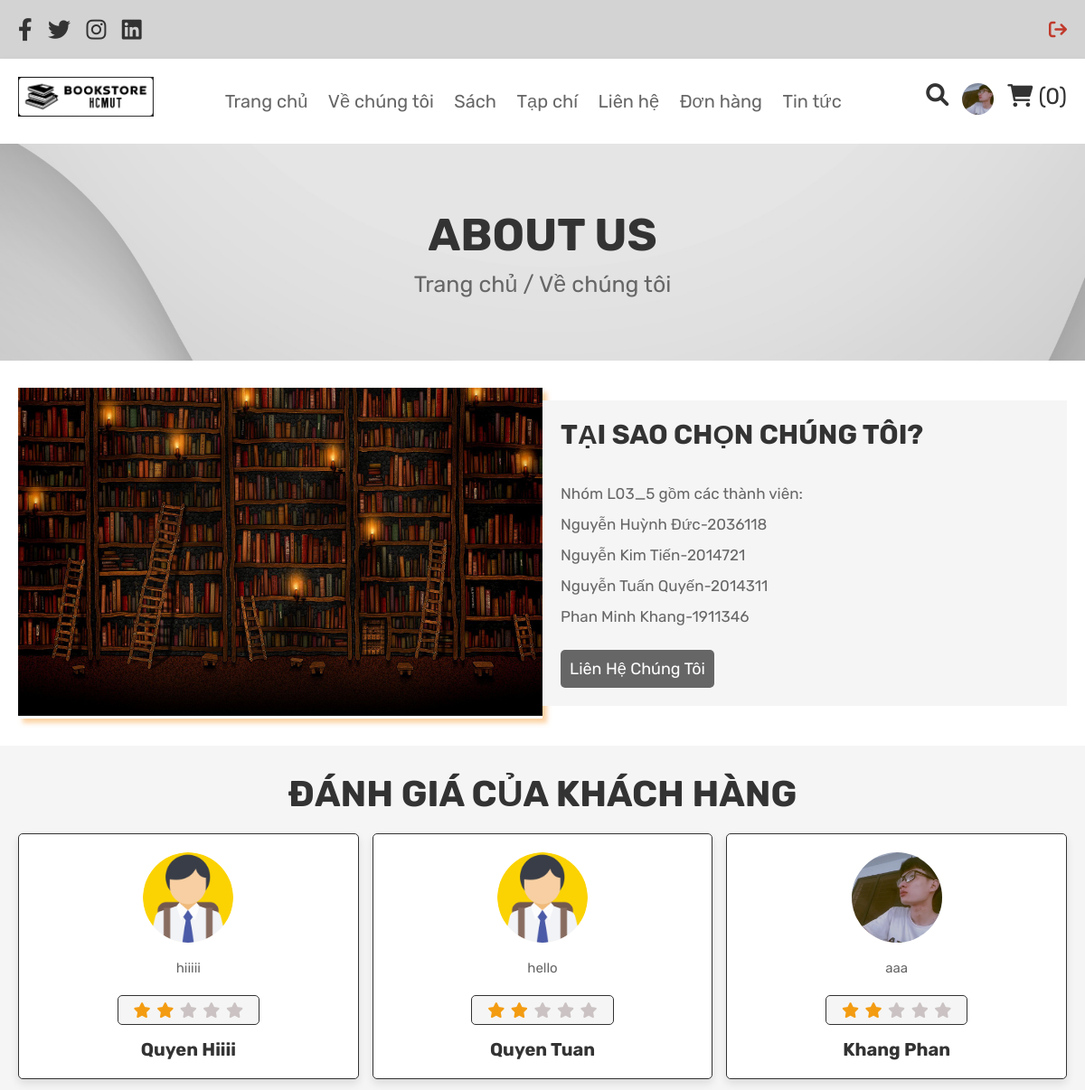
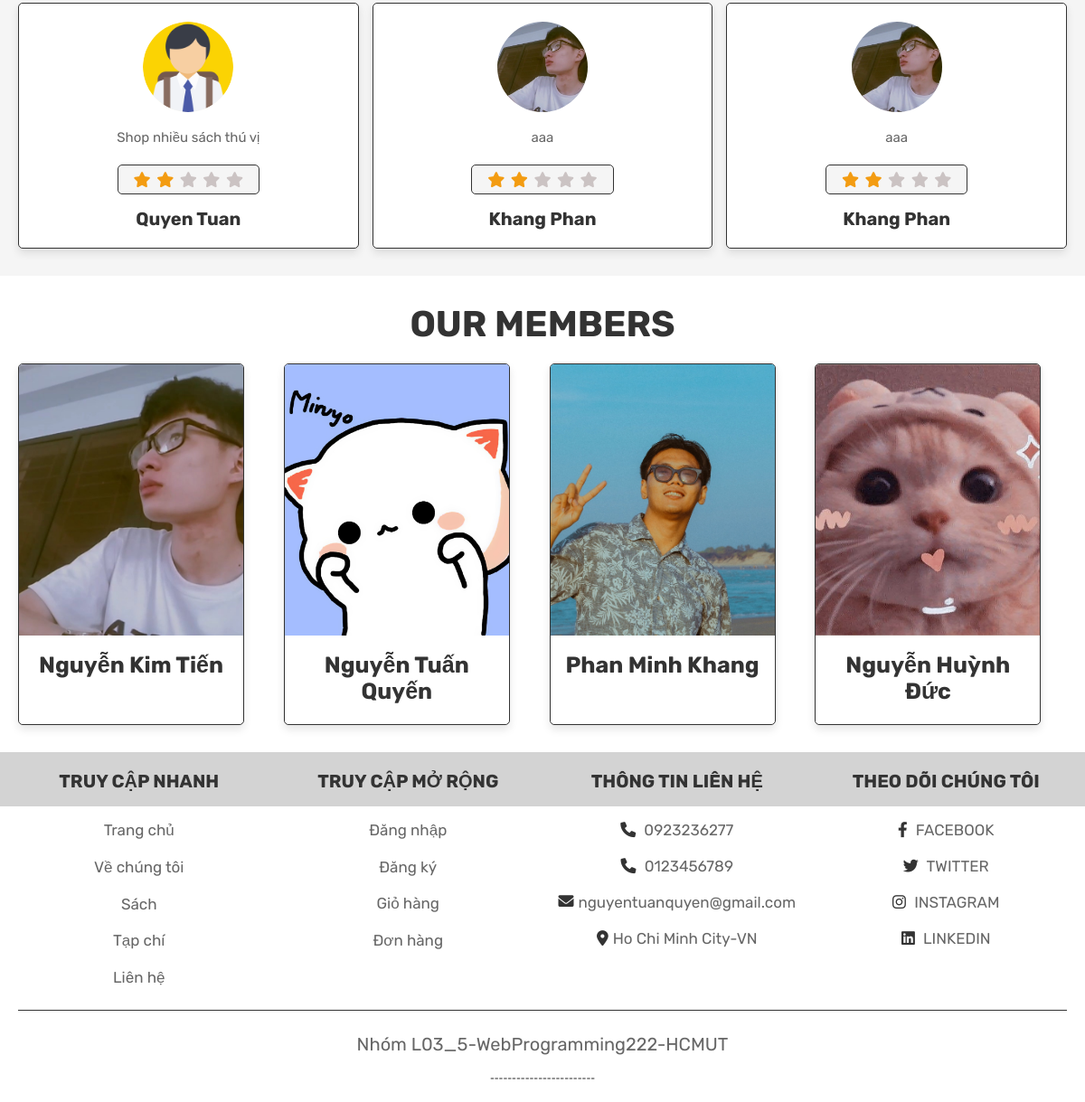
The app's page /about.php (signed in) with its own data (2 pictures, top to bottom).
### tables this page shows
CREATE TABLE `account` (
  `Account_ID` int(11) NOT NULL,
  `FName` varchar(255) NOT NULL,
  `LName` varchar(255) NOT NULL,
  `TelephoneNum` varchar(15) DEFAULT NULL,
  `Start_date` datetime DEFAULT current_timestamp(),
  `Address` varchar(255) DEFAULT NULL,
  `Email` varchar(255) NOT NULL,
  `Password` varchar(255) NOT NULL,
  `ROLE_NO` int(11) NOT NULL,
  `Deleted` int(11) DEFAULT 0,
  `Image` varchar(500) DEFAULT NULL
);

CREATE TABLE `review` (
  `Created_date` datetime NOT NULL DEFAULT current_timestamp(),
  `ACCID` int(11) NOT NULL,
  `Product_ID` int(11) NOT NULL,
  `Content` varchar(255) DEFAULT NULL,
  `Rating` int(11) NOT NULL,
  `ID` int(11) NOT NULL
);

CREATE TABLE `company` (
  `id` int(11) NOT NULL,
  `name` varchar(50) DEFAULT NULL,
  `img` varchar(255) DEFAULT NULL,
  `contact` varchar(255) DEFAULT NULL
);

### config.php (called while the page is built, shortened)
<?php
$image_foldr = 'uploaded_img/';
$default_img = '201818.png';
?>

### about.php (the view, shortened to what this page needs)
<?php
include 'config.php';
$user_id = $_SESSION['user_id'];
?>
<!DOCTYPE html>
<html lang="en">
<head>
   <link rel="stylesheet" href="https://cdnjs.cloudflare.com/ajax/libs/font-awesome/6.0.0/css/all.min.css">
   <link rel="stylesheet" href="css/style.css">
</head>
<body>
<?php include 'header.php'; ?>
<div class="heading">
   <h3>about us</h3>
   <p> <a href="home.php">Trang chủ</a> / Về chúng tôi </p>
</div>
<section class="about">
   <div class="flex">
      <div style="box-shadow: 5px 5px 5px rgba(251, 200, 142, 0.8);"class="image">
         <img src="images/about2.jpg" alt="">
      </div>
      <div class="content">
         <h3>Tại sao chọn chúng tôi?</h3>
         <p></p>
         <p>Nhóm L03_5 gồm các thành viên:<br/> Nguyễn Huỳnh Đức-2036118<br/>	Nguyễn Kim Tiến-2014721<br/>	Nguyễn Tuấn Quyến-2014311<br/>Phan Minh Khang-1911346</p>
         <a href="contact.php" class="btn">Liên hệ chúng tôi</a>
      </div>
   </div>
</section>
<section class="reviews">
   <h1 class="title">Đánh giá của khách hàng</h1>
   <div class="box-container">
   <?php
$get_comment=mysqli_query($conn,"SELECT * FROM `review` ORDER BY Created_date DESC LIMIT 6");
if(mysqli_num_rows($get_comment)>0) {
   while($fetch_comment=mysqli_fetch_assoc($get_comment)) {
      $ACCID=$fetch_comment['ACCID'];
      $fetch_account=mysqli_query($conn,"SELECT* FROM `account` WHERE Account_ID='$ACCID'") or die ('query failed');
      $fetch_account=mysqli_fetch_array($fetch_account);
?>
      <div class="box">
         <?php
            if(array_key_exists('Image',$fetch_account) && $fetch_account['Image']){echo '<img src="'.$image_foldr.$fetch_account['Image'].'" alt="">';}
            else{echo '<img src="'.$image_foldr.$default_img.'" alt="avatar picture">';}
         ?>
         <p><?php echo $fetch_comment['Content']; ?></p>
         <div class="stars">
            <?php $star=$fetch_comment['Rating'];
            while($star>0){
               echo"
            <i class='fas fa-star'></i>";
             $star--; ?>
            <?php }
            $non=5-$fetch_comment['Rating'];
            while($non>0){
            echo'
            <i style="color: rgb(203, 195, 195);"class="fas fa-star"></i>';
            $non--;
            }
            ?>
         </div>
         <h3><?php echo $fetch_account['FName']." ".$fetch_account['LName']; ?></h3>
      </div>
      <?php
   }
}
?>
   </div>
</section>
<section class="authors">
   <?php
   $get_member = mysqli_query($conn,"SELECT * FROM `company`");
   ?>
   <h1 class="title">Our Members</h1>
   <div class="box-container">
      <?php
      if(mysqli_num_rows($get_member)>0) {
      while($fetch_member=mysqli_fetch_assoc($get_member)) {
         $ACCID=$fetch_member['id'];
         $fetch_member=mysqli_query($conn,"SELECT* FROM `company` WHERE id ='$ACCID'") or die ('query failed');
         $fetch_member=mysqli_fetch_array($fetch_member);
         ?>
      <div class="box">
         <img src="uploaded_img/<?php echo $fetch_member['img']; ?>" alt="">
         <h3><?php echo $fetch_member['name'];?></h3>
      </div>
      <?php }?>
   </div>
   <?php }?>
</section>
<?php include 'footer.php'; ?>
</body>
</html>

### header.php (shortened to what this page needs)
<header class="header">
   <div class="header-1">
      <div class="flex">
         <div class="share">
            <a href="#" class="fab fa-facebook-f"></a>
            <a href="#" class="fab fa-twitter"></a>
            <a href="#" class="fab fa-instagram"></a>
            <a href="#" class="fab fa-linkedin"></a>
         </div>
         <p><a href="logout.php"><i class="fa-solid fa-arrow-right-from-bracket"></i></a></p>
      </div>
   </div>
   <div class="header-2">
      <div class="flex">
         <a href="home.php" class="logo"><img src='./images/lg.png' style='width:150px'></img></a>
         <nav class="navbar" >
            <a href="home.php">Trang chủ</a>
            <a href="about.php">Về chúng tôi</a>
            <a href="books.php">Sách</a>
            <a href="magazine.php">Tạp chí</a></a>
            <a href="contact.php">Liên hệ</a>
            <a href="orders.php">Đơn hàng</a>
            <a href="news.php">Tin tức</a>
         </nav>
         <div class="icons" style="display:flex;flex-direction:row;">
            <a href="search_page.php" class="fas fa-search"></a>
            <?php
               $select_image = mysqli_query($conn, "SELECT Image FROM `account` WHERE Account_ID = '".$_SESSION["user_id"]."'") or die("image query failed");
               $img_info = mysqli_fetch_array($select_image);
               if(array_key_exists("Image",$img_info) && $img_info["Image"]){echo '<div id="user-btn" class="ava-pic"><img loading="lazy" src="'.$image_foldr.$img_info["Image"].'"></div>';}
               else{echo '<div id="user-btn" class="fas fa-user"></div>';}
            ?>
            <?php
               $select_cart_number = mysqli_query($conn, "SELECT * FROM `cart` WHERE user_id = '$user_id'") or die('query failed');
               $cart_rows_number = mysqli_num_rows($select_cart_number);
            ?>
            <a href="cart.php"> <i class="fas fa-shopping-cart"></i> <span>(<?php echo $cart_rows_number; ?>)</span> </a>
         </div>
      </div>
   </div>
</header>

### css/style.css (style rules this page uses)
:root { --purple: #8e44ad; --red: #c0392b; --orange: #f39c12; --black: #333; --white: #fff; --light-color: #666; --light-white: #ccc; --light-bg: #f5f5f5; --border: 0.1rem solid var(--black); --box-shadow: 0 0.5rem 1rem rgba(0, 0, 0, 0.1); }
* { font-family: "Rubik", sans-serif; margin: 0; padding: 0; box-sizing: border-box; outline: none; border: none; text-decoration: none; transition: all 0.2s linear; }
html { font-size: 62.5%; overflow-x: hidden; }
section { padding: 3rem 2rem; }
.title { text-align: center; margin-bottom: 2rem; text-transform: uppercase; color: var(--black); font-size: 4rem; }
.infobtn, .btn, .option-btn, .delete-btn, .white-btn { display: inline-block; margin-top: 1rem; padding: 10px 15px; cursor: pointer; color: var(--white); font-size: 1.8rem; border-radius: 0.5rem; text-transform: capitalize; }
.white-btn, .btn { background-color: var(--light-color); padding: 10px; }
.heading { min-height: 30vh; display: flex; flex-flow: column; align-items: center; justify-content: center; gap: 1rem; background: url(../images/new_bout.jpg) no-repeat; background-size: cover; background-position: center; text-align: center; }
.heading h3 { font-size: 5rem; color: var(--black); text-transform: uppercase; }
.heading p { font-size: 2.5rem; color: var(--light-color); }
.heading p a { color: var(--light-color); }
.header .header-1 { background-color: rgb(211, 211, 211); }
.header .header-1 .flex { padding: 2rem; display: flex; align-items: center; justify-content: space-between; max-width: 1200px; margin: 0 auto; }
.header .header-2 { background-color: var(--white); box-shadow: var(--box-shadow); }
.header .header-2 .flex { padding: 2rem; display: flex; align-items: center; justify-content: space-between; max-width: 1200px; margin: 0 auto; position: relative; }
.header .header-1 .flex .share a { font-size: 2.5rem; margin-right: 1.5rem; color: var(--black); }
.header .header-1 .flex p { font-size: 2rem; color: var(--light-color); }
.header .header-1 .flex p a { color: var(--red); }
.header .header-2 .flex .logo { font-size: 4rem; color: var(--black); }
.header .header-2 .flex .navbar a { margin: 0 1rem; font-size: 2rem; color: var(--light-color); }
.header .header-2 .flex .icons > * { font-size: 2.5rem; color: var(--black); cursor: pointer; margin-left: 1.5rem; }
.about .flex { max-width: 1200px; margin: 0 auto; display: flex; align-items: center; flex-wrap: wrap; }
.about .flex .image { flex: 1 1 40rem; }
.about .flex .image img { width: 100%; }
.about .flex .content { flex: 1 1 40rem; padding: 2rem; background-color: var(--light-bg); }
.about .flex .content h3 { font-size: 3rem; color: var(--black); text-transform: uppercase; }
.about .flex .content p { padding: 1rem 0; line-height: 2; font-size: 1.7rem; color: var(--light-color); }
.reviews { background-color: var(--light-bg); }
.reviews .box-container { max-width: 1200px; margin: 0 auto; display: grid; grid-template-columns: repeat(auto-fit, minmax(30rem, 1fr)); align-items: center; gap: 1.5rem; justify-content: center; }
.reviews .box-container .box { background-color: var(--white); box-shadow: var(--box-shadow); border: var(--border); border-radius: 0.5rem; text-align: center; padding: 2rem; }
.reviews .box-container .box img { height: 10rem; width: 10rem; border-radius: 50%; }
.reviews .box-container .box p { padding: 1rem 0; line-height: 2; color: var(--light-color); font-size: 1.5rem; }
.reviews .box-container .box .stars { background-color: var(--light-bg); display: inline-block; margin: 0.5rem 0; border-radius: 0.5rem; border: var(--border); padding: 0.5rem 1.5rem; }
.reviews .box-container .box .stars i { font-size: 1.7rem; color: var(--orange); margin: 0.2rem; }
.reviews .box-container .box h3 { font-size: 2rem; color: var(--black); margin-top: 1rem; }
.authors .box-container { max-width: 1200px; margin: 0 auto; display: grid; grid-template-columns: repeat(auto-fit, minmax(27rem, 1fr)); align-items: center; gap: 1.5rem; justify-content: center; }
.authors .box-container .box { position: relative; text-align: center; border: var(--border); box-shadow: var(--box-shadow); overflow: hidden; width: 250px; border-radius: 0.5rem; height: 40rem; }
.authors .box-container .box img { width: 100%; height: 30rem; object-fit: cover; }
.authors .box-container .box h3 { font-size: 2.5rem; color: var(--black); padding: 1.5rem; background-color: var(--white); }

### header.php (style rules this page uses)
.ava-pic>img { height:3.5rem;width:3.5rem;border-radius:50%; }

### records on screen
account: Image (picture)
review: Content "hiiiii", Rating 2 (drawn), ACCID.FName "Quyen", ACCID.LName "Hiiii"
review: Content "hello", Rating 2 (drawn), ACCID.FName "Quyen", ACCID.LName "Tuan"
review: ACCID.Image (picture), Content "aaa", Rating 2 (drawn), ACCID.FName "Khang", ACCID.LName "Phan"
review: Content "Shop nhiều sách thú vị", Rating 2 (drawn), ACCID.FName "Quyen", ACCID.LName "Tuan"
review: ACCID.Image (picture), Content "aaa", Rating 2 (drawn), ACCID.FName "Khang", ACCID.LName "Phan"
review: ACCID.Image (picture), Content "aaa", Rating 2 (drawn), ACCID.FName "Khang", ACCID.LName "Phan"
company: img (picture), name "Nguyễn Kim Tiến"
company: img (picture), name "Nguyễn Tuấn Quyến"
company: img (picture), name "Phan Minh Khang"
company: img (picture), name "Nguyễn Huỳnh Đức"

### other values on screen
$cart_rows_number "0"
